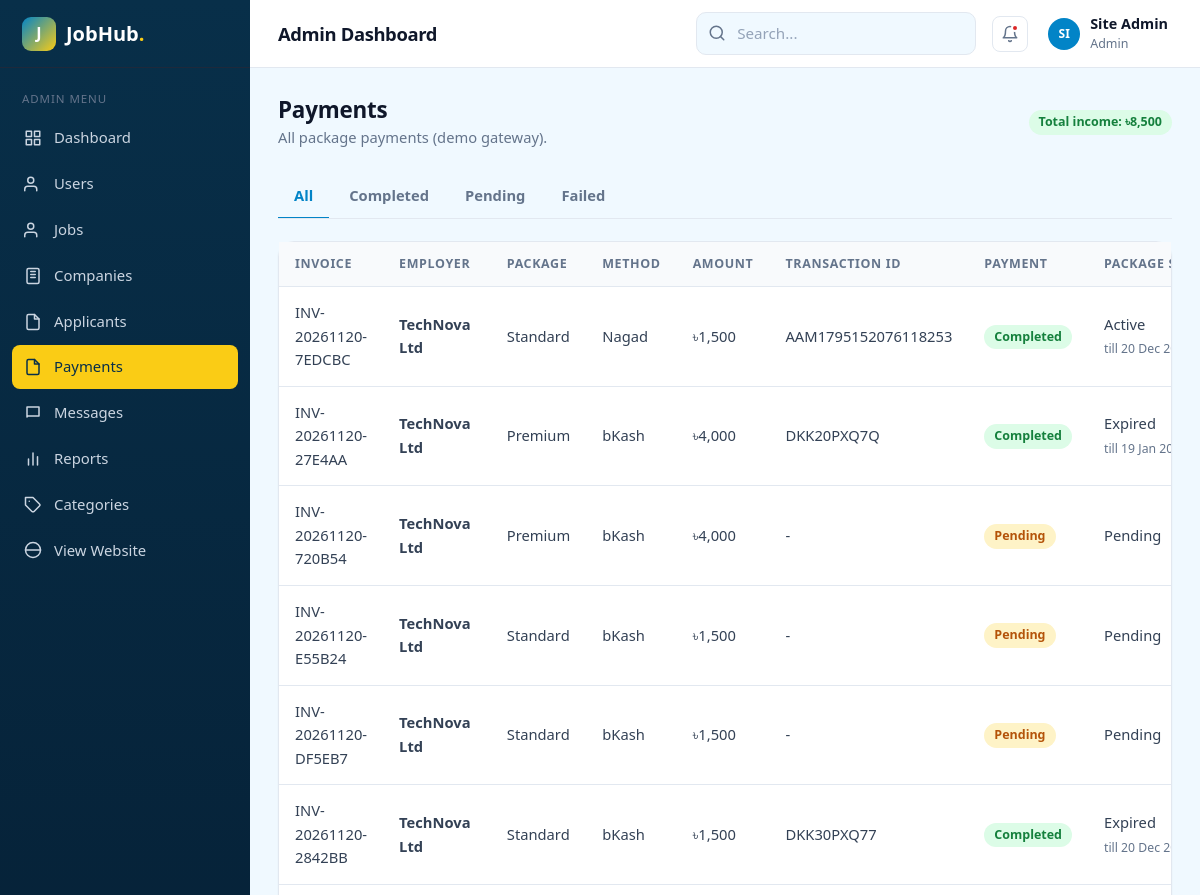
The app's page /admin/payments.php (signed in, upper part), older data.
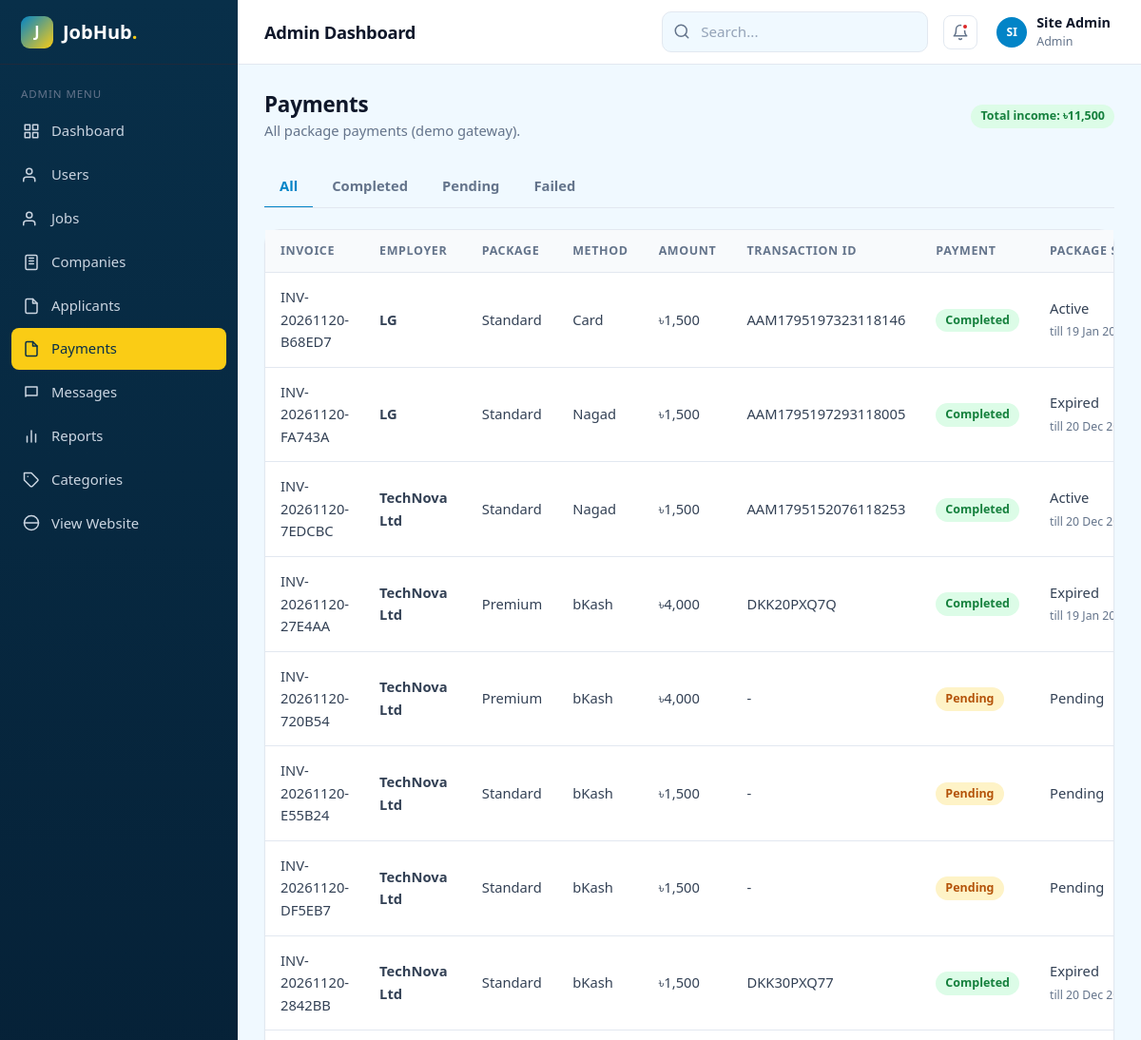
The same page, newer data.
### tables this page shows
CREATE TABLE `payment_transactions` (
  `id` int UNSIGNED NOT NULL,
  `transaction_no` varchar(30) NOT NULL,
  `user_id` int UNSIGNED NOT NULL,
  `subscription_id` int UNSIGNED NOT NULL,
  `payment_method_id` int UNSIGNED NOT NULL,
  `total_amount` decimal(10,2) NOT NULL,
  `tx_id` varchar(50) DEFAULT NULL,
  `status` enum('pending','completed','failed') NOT NULL DEFAULT 'pending',
  `verified_by` int UNSIGNED DEFAULT NULL
);

CREATE TABLE `companies` (
  `id` int UNSIGNED NOT NULL,
  `user_id` int UNSIGNED NOT NULL,
  `city_id` int UNSIGNED DEFAULT NULL,
  `name` varchar(150) NOT NULL,
  `logo` varchar(255) DEFAULT NULL,
  `website` varchar(255) DEFAULT NULL,
  `address` text,
  `description` text
);

CREATE TABLE `packages` (
  `id` int UNSIGNED NOT NULL,
  `name` varchar(50) NOT NULL,
  `price` decimal(10,2) NOT NULL DEFAULT '0.00',
  `duration_days` smallint UNSIGNED NOT NULL,
  `job_post_limit` smallint UNSIGNED NOT NULL,
  `description` text
);

CREATE TABLE `payment_methods` (
  `id` int UNSIGNED NOT NULL,
  `name` varchar(50) NOT NULL,
  `account_no` varchar(50) DEFAULT NULL,
  `status` enum('active','inactive') NOT NULL DEFAULT 'active'
);

CREATE TABLE `subscriptions` (
  `id` int UNSIGNED NOT NULL,
  `user_id` int UNSIGNED NOT NULL,
  `package_id` int UNSIGNED NOT NULL,
  `posts_left` smallint UNSIGNED NOT NULL DEFAULT '0',
  `start_date` date DEFAULT NULL,
  `end_date` date DEFAULT NULL,
  `status` enum('pending','active','expired') NOT NULL DEFAULT 'pending'
);

### admin/payments.php (the view, shortened to what this page needs)
<?php
include('../dbconfig.php');
$status = isset($_GET['status']) ? $_GET['status'] : '';
$where = '';
$payments = $conn->query("SELECT payment_transactions.*, users.name AS user_name, companies.name AS company_name,
                                 packages.name AS package_name, payment_methods.name AS method_name,
                                 subscriptions.status AS sub_status, subscriptions.end_date
                          FROM payment_transactions
                          JOIN users ON users.id = payment_transactions.user_id
                          LEFT JOIN companies ON companies.user_id = users.id
                          JOIN subscriptions ON subscriptions.id = payment_transactions.subscription_id
                          JOIN packages ON packages.id = subscriptions.package_id
                          JOIN payment_methods ON payment_methods.id = payment_transactions.payment_method_id
                          $where
                          ORDER BY payment_transactions.id DESC");
$totalIncome = $conn->query("SELECT SUM(total_amount) AS s FROM payment_transactions WHERE status = 'completed'")->fetch_assoc()['s'];
$payColor = array('pending' => 'badge-warning', 'completed' => 'badge-success', 'failed' => 'badge-danger');
?>
<!DOCTYPE html>
<html lang="en">
<head>
  <link rel="stylesheet" href="../assets/css/style.css?v=2">
</head>
<body class="dash-body">
<?php include('include/leftbar.php'); ?>
<?php include('include/header.php'); ?>
<main class="dash-content">
  <div class="page-actions">
    <div><h2>Payments</h2><p>All package payments (demo gateway).</p></div>
    <span class="badge badge-success">Total income: ৳<?php echo number_format((float)$totalIncome); ?></span>
  </div>
  <div class="tabs mb-2">
    <a class="tab-btn <?php if ($status == '') echo 'active'; ?>" href="payments.php">All</a>
    <a class="tab-btn <?php if ($status == 'completed') echo 'active'; ?>" href="payments.php?status=completed">Completed</a>
    <a class="tab-btn <?php if ($status == 'pending') echo 'active'; ?>" href="payments.php?status=pending">Pending</a>
    <a class="tab-btn <?php if ($status == 'failed') echo 'active'; ?>" href="payments.php?status=failed">Failed</a>
  </div>
  <div class="card">
    <div class="table-wrap">
      <table class="table">
        <thead><tr><th>Invoice</th><th>Employer</th><th>Package</th><th>Method</th><th>Amount</th><th>Transaction ID</th><th>Payment</th><th>Package status</th></tr></thead>
        <tbody>
        <?php while ($p = $payments->fetch_assoc()) { ?>
          <tr>
            <td><?php echo $p['transaction_no']; ?></td>
            <td><strong><?php echo $p['company_name'] ? $p['company_name'] : $p['user_name']; ?></strong></td>
            <td><?php echo $p['package_name']; ?></td>
            <td><?php echo $p['method_name']; ?></td>
            <td>৳<?php echo number_format($p['total_amount']); ?></td>
            <td><?php echo $p['tx_id'] ? $p['tx_id'] : '-'; ?></td>
            <td><span class="badge <?php echo $payColor[$p['status']]; ?>"><?php echo ucfirst($p['status']); ?></span></td>
            <td><?php echo ucfirst($p['sub_status']); ?><?php if ($p['end_date']) echo '<br><small class="muted">till ' . date('d M Y', strtotime($p['end_date'])) . '</small>'; ?></td>
          </tr>
        <?php } ?>
        </tbody>
      </table>
    </div>
  </div>
</main>
</div>
</body>
</html>

Row changes from the older to the newer data that the page shows:
added payment_transactions: transaction_no "INV-20261120-B68ED7", companies.name "LG", packages.name "Standard", payment_method.name "Card", total_amount "1,500", tx "AAM1795197323118146", status "Completed", subscription.status "Active", subscription.end_date "19 Jan…"
added payment_transactions: transaction_no "INV-20261120-FA743A", companies.name "LG", packages.name "Standard", payment_method.name "Nagad", total_amount "1,500", tx "AAM1795197293118005", status "Completed", subscription.status "Expired", subscription.end_date "20 Dec…"
Text that changed along with them:
$totalIncome: "8,500" → "11,500"
